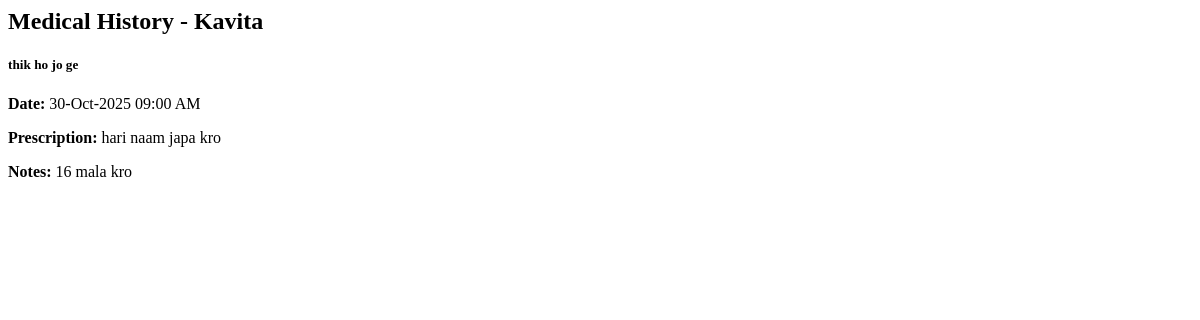
Before: /doctor/patient_history/44 (signed in) with the older database file.
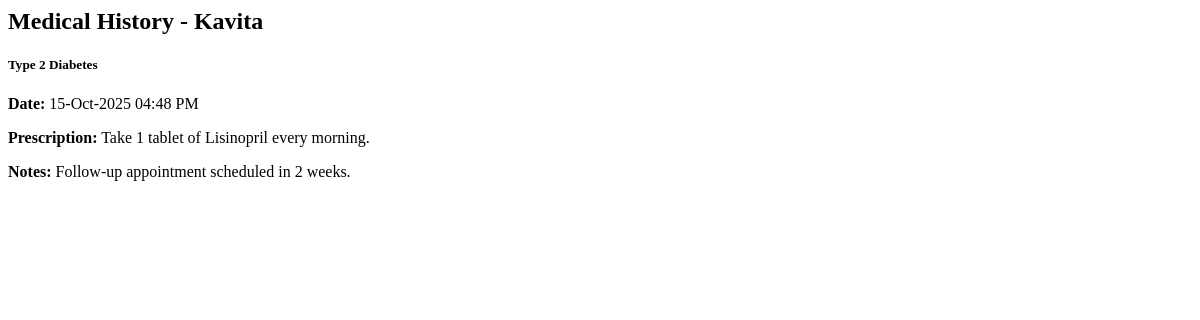
After: the same page with the newer database file.
### models.py (models this page shows, shortened)
class Appointment(db.Model):
    __tablename__ = 'appointments'
    id = db.Column(db.Integer, primary_key=True)
    patient_id = db.Column(db.Integer, db.ForeignKey('users.id'), nullable=False)
    patient = db.relationship('User', foreign_keys=[patient_id], back_populates='patient_appointments')
    appointment_datetime = db.Column(db.DateTime, nullable=False)
    reason = db.Column(db.Text)
    status = db.Column(db.String(20), nullable=False, default='Booked')
    created_at = db.Column(db.DateTime, default=datetime.utcnow)
    doctor_id = db.Column(db.Integer, db.ForeignKey('users.id'), nullable=False)
    doctor = db.relationship('User', foreign_keys=[doctor_id], back_populates='doctor_appointments')
    treatment = db.relationship('Treatment', back_populates='appointment', uselist=False, cascade='all, delete-orphan')

class Treatment(db.Model):
    __tablename__ = 'treatments'
    id = db.Column(db.Integer, primary_key=True)
    created_at = db.Column(db.DateTime, default=datetime.utcnow)
    appointment_id = db.Column(db.Integer, db.ForeignKey('appointments.id'), unique=True, nullable=False)
    diagnosis = db.Column(db.Text, nullable=False)
    prescription = db.Column(db.Text, nullable=True)
    notes = db.Column(db.Text, nullable=True)
    appointment = db.relationship('Appointment', back_populates='treatment')

### routes/doctor.py (the view)
@doctor.route('/patient_history/<int:id>')
@login_required
def patient_history(id):
    check_user_role('doctor')
    patient = User.query.get_or_404(id)
    history = (
        Appointment.query.filter_by(patient_id=id, status='Completed')
        .join(Treatment)
        .order_by(Appointment.appointment_datetime.desc())
        .all()
    )
    return render_template('doctor/patient_history.html', patient=patient, history=history)

### app.py (called while the page is built)
def create_app():
    app = Flask(__name__)
    app.secret_key = 'app_secret_key'
    app.config['SQLALCHEMY_DATABASE_URI'] = 'sqlite:///hospital.db'
    db.init_app(app)
    bcrypt.init_app(app)
    login_manager.init_app(app)
    login_manager.login_view = 'auth.login'
    @login_manager.user_loader
    def load_user(user_id):
        return User.query.get(int(user_id))
    app.register_blueprint(auth, url_prefix='/auth')
    app.register_blueprint(admin, url_prefix='/admin')
    app.register_blueprint(doctor, url_prefix='/doctor')
    app.register_blueprint(patient, url_prefix='/patient')
    with app.app_context():
        db.create_all()
        print('Database Created Successfully !!')
    return app

### routes/auth.py (called while the page is built)
def check_user_role(role):
    if current_user.role not in role:
        flash(f'You must be an {role} to view this page.')
        return redirect(url_for('auth.login'))

### templates/doctor/patient_history.html
<h2 class="mb-4">Medical History - {{ patient.first_name }}</h2>
{% if history %}
{% for appt in history %}
<div class="card mb-3 shadow-sm">
    <div class="card-body">
        <h5 class="card-title">{{ appt.treatment.diagnosis }}</h5>
        <p class="mb-1"><strong>Date:</strong> {{ appt.appointment_datetime.strftime('%d-%b-%Y %I:%M %p') }}</p>
        <p><strong>Prescription:</strong> {{ appt.treatment.prescription or 'N/A' }}</p>
        <p><strong>Notes:</strong> {{ appt.treatment.notes or 'None' }}</p>
    </div>
</div>
{% endfor %}
{% else %}
<p class="text-muted">No past records found.</p>
{% endif %}

Changed rows visible on the page:
no longer on this page (row edited): Appointment: treatment.diagnosis "thik ho jo ge", appointment_datetime "30-Oct-2025 09:00 AM", treatment "hari naam japa kro", treatment "16 mala kro"
added Appointment: treatment.diagnosis "Type 2 Diabetes", appointment_datetime "15-Oct-2025 04:48 PM", treatment "Take 1 tablet of Lisinopril every morning.", treatment "Follow-up appointment scheduled in 2 weeks."
